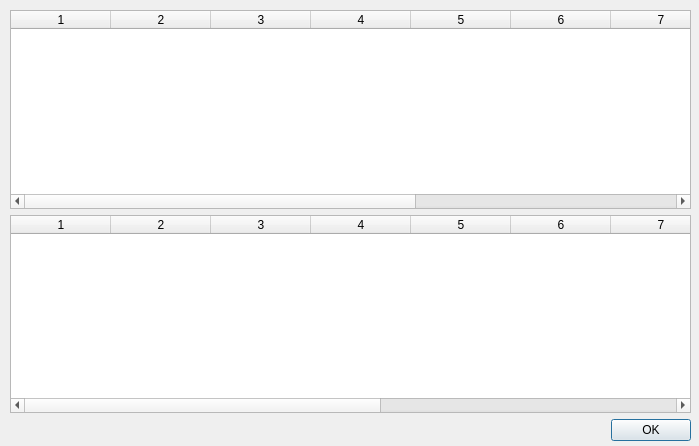
<?xml version="1.0" encoding="UTF-8"?>
<ui version="4.0">
 <class>DatabaseDialog</class>
 <widget class="QDialog" name="DatabaseDialog">
  <property name="geometry">
   <rect>
    <x>0</x>
    <y>0</y>
    <width>699</width>
    <height>446</height>
   </rect>
  </property>
  <property name="windowTitle">
   <string>Dialog</string>
  </property>
  <widget class="QWidget" name="">
   <property name="geometry">
    <rect>
     <x>10</x>
     <y>10</y>
     <width>681</width>
     <height>431</height>
    </rect>
   </property>
   <layout class="QVBoxLayout" name="verticalLayout">
    <item>
     <widget class="QTableWidget" name="tableWidget_acg">
      <property name="columnCount">
       <number>10</number>
      </property>
      <column/>
      <column/>
      <column/>
      <column/>
      <column/>
      <column/>
      <column/>
      <column/>
      <column/>
      <column/>
     </widget>
    </item>
    <item>
     <widget class="QTableWidget" name="tableWidget_characters">
      <property name="columnCount">
       <number>11</number>
      </property>
      <column/>
      <column/>
      <column/>
      <column/>
      <column/>
      <column/>
      <column/>
      <column/>
      <column/>
      <column/>
      <column/>
     </widget>
    </item>
    <item>
     <widget class="QDialogButtonBox" name="buttonBox">
      <property name="standardButtons">
       <set>QDialogButtonBox::Ok</set>
      </property>
     </widget>
    </item>
   </layout>
  </widget>
 </widget>
 <resources/>
 <connections/>
</ui>
